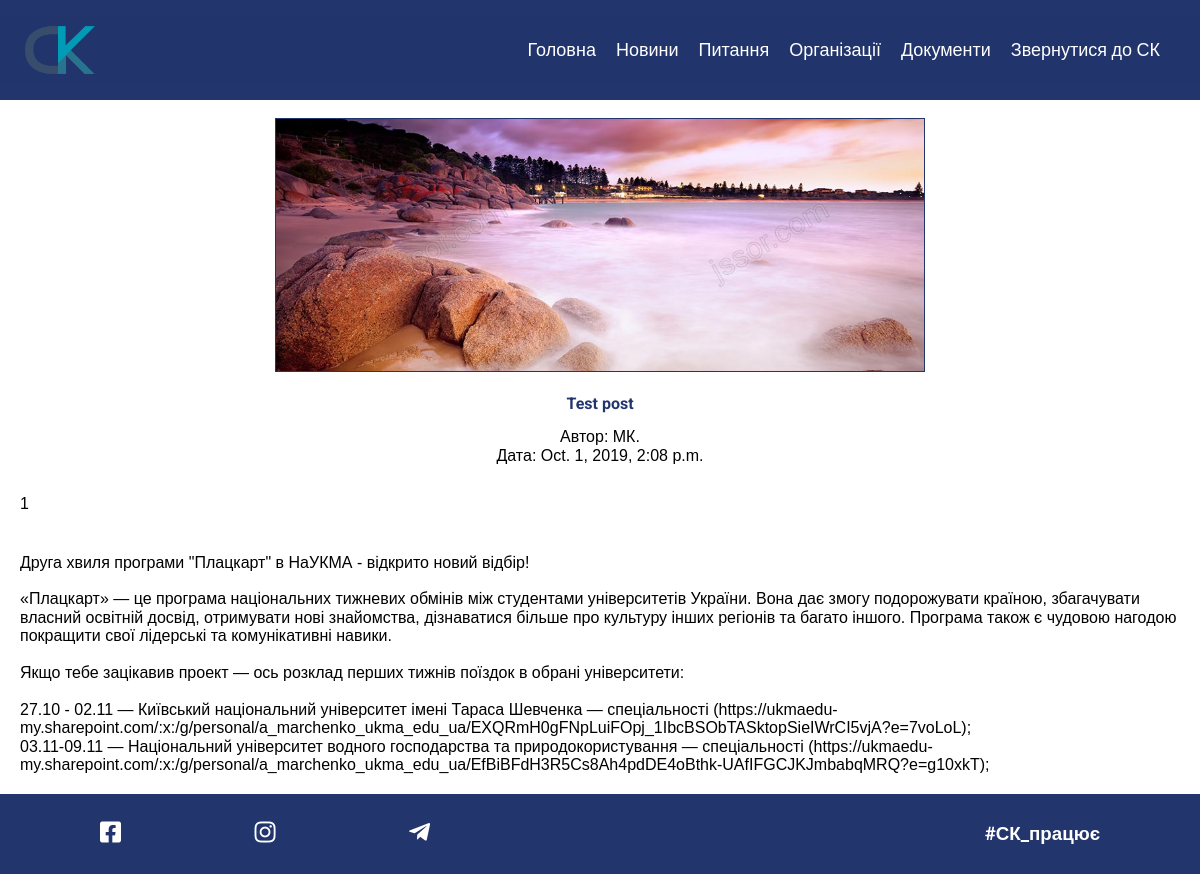
/post/16/, run on the app's committed database.
### skSite/models.py (models this page shows)
class Post(models.Model):
    post_head = models.CharField(max_length=128)
    post_short_body = models.CharField(max_length=256)
    post_text = models.TextField(max_length=3000)
    author = models.CharField(max_length=100)
    image = models.ImageField(default='default.jpg', upload_to='news_images')
    date_posted = models.DateTimeField(default=timezone.now)

### skSite/views.py (the view)
# urls.py: path('post/<int:pk>/', PostDetailView.as_view(), name='post-detail'),
class PostDetailView(DetailView):
    context_object_name = 'post_list'
    template_name = 'skSite/post_detail.html'
    queryset = Post.objects.all()

### skSite/templates/skSite/post_detail.html (shortened to what this page needs)
{% extends "skSite/base.html" %}
{% load static %}
{% block content %}
    <section class="post_solo_main" style=";">
        <div class = "container-solo-news" style="width: 100%;">
            <br>
            <div class="iimmmaasdasd" style="margin: 0 auto; width: 100%;">
                <img src = "{{ object.image.url }}" style="margin-left: auto; max-height: 400px; max-width: 650px;
                  margin-right: auto;
                  display: block; border: 1px solid #22356d; width: 100%; height: auto">
            </div>
            <div class = "solo_post_content_details" style="margin: 0 auto;">
            <h1 style="color: #22356d;font-size: 16px; padding: 5px 5px; text-align: center">
                <br>
                {{ object.post_head }}
            </h1>
            </div>
            <p style="padding: 10px 10px; text-align: center">Автор: {{ object.author }}. <br> Дата: {{ object.date_posted }}</p>
            <p style="padding: 20px 20px; overflow: hidden;">{{ object.post_short_body }}</p>
            <p style="padding: 20px 20px; overflow: hidden;">{{ object.post_text | safe | linebreaksbr }}</p>
        </div>
    </section>
{% endblock content %}

### skSite/static/skSite/scss/base.css (style rules this page uses)
html { line-height:1.15;-ms-text-size-adjust:100%;-webkit-text-size-adjust:100% }
article,aside,details,figcaption,figure,footer,header,main,menu,nav,section { display:block }
h1 { font-size:2em }
img { border-style:none }
#infoContactBlock,*,legend { -webkit-box-sizing:border-box;box-sizing:border-box }
* { margin:0;padding:0 }
body,html { width:100%;min-height:100vh }
body { display:-webkit-box;display:-ms-flexbox;display:flex;-webkit-box-orient:vertical;-webkit-box-direction:normal;-ms-flex-direction:column;flex-direction:column;font-family:"Open Sans",sans-serif }
body,h1,h2,h3,h4,h5,h6 { margin:0 }
.info_logo,h1 { font-family:"Roboto",sans-serif }
html { scroll-behavior:smooth }
p,ul { padding-left:5px }
p { padding-right:5px }
html { font-family: 'Open Sans', sans-serif; }
body { height: 100%; width: 100%; }

### skSite/static/skSite/scss/header.css (style rules this page uses)
* { box-sizing: border-box; padding: 0; margin: 0; }
body { font-family: 'Josefin Sans', sans-serif; }

### data on the page
Post: image (picture), post_head "Test post", author "МК", date_posted "Oct. 1, 2019, 2:08 p.m.", post_short_body "1", post_text "Друга хвиля програми \"Плацкарт\" в НаУКМА - відкрито новий відбір! «Плацкарт» — це програма національних тижневих обмінів між студентами університетів України. Вона дає змогу подорожувати країною, збагачувати власний освітній досвід, отримувати нові знайомства, дізнаватися більше про культуру інших регіонів та багато іншого. Програма також є чудовою нагодою покращити свої лідерські та комунікативні навики. Якщо тебе зацікавив проект — ось розклад перших тижнів поїздок в обрані університети: 27.10 - 02.11 — Київський національний університет імені Тараса Шевченка — спеціальності…"
